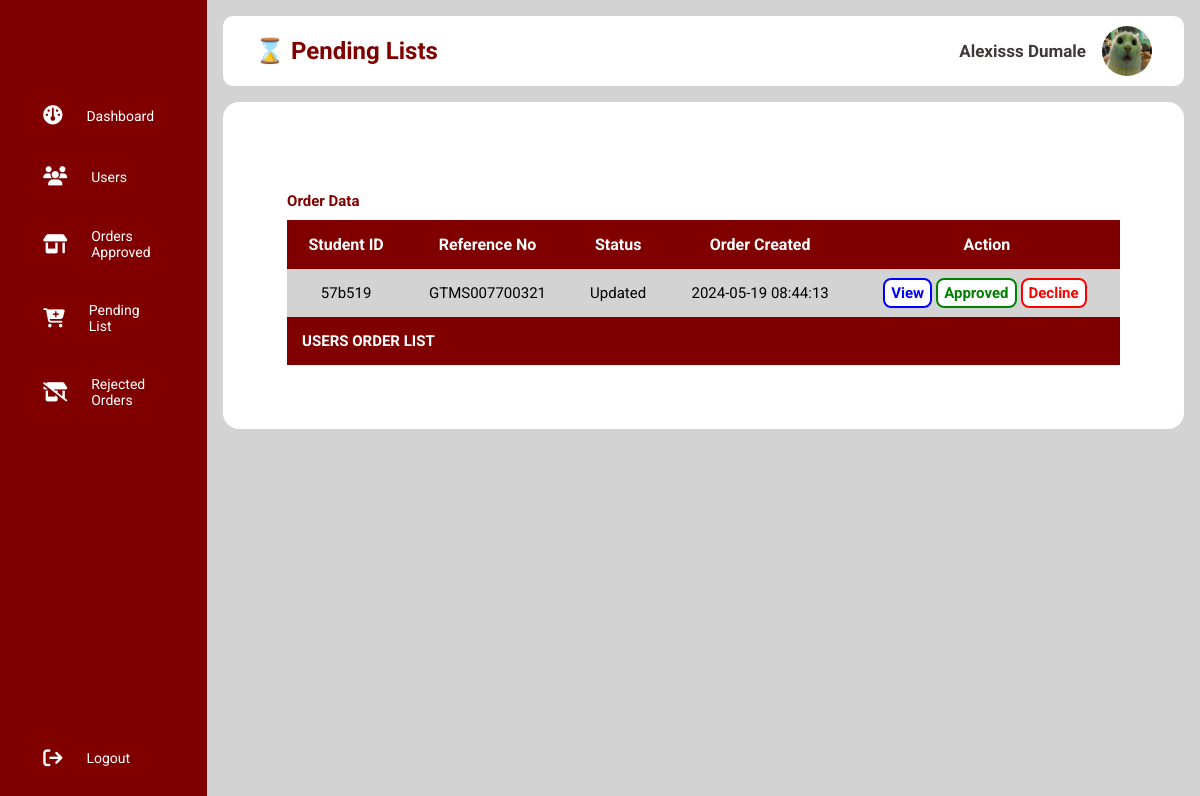
The app's page /admin/pending_request.php (signed in) with its own data.
### tables this page shows
CREATE TABLE `orders` (
  `id` int(11) NOT NULL,
  `reference_no` varchar(15) NOT NULL,
  `student_id` varchar(20) NOT NULL,
  `amount` varchar(50) NOT NULL,
  `garment_type` varchar(50) NOT NULL,
  `garment_id` varchar(25) NOT NULL,
  `gender` varchar(10) NOT NULL,
  `notes` varchar(555) NOT NULL,
  `status` varchar(20) NOT NULL,
  `created` datetime NOT NULL DEFAULT current_timestamp(),
  `modified` timestamp NOT NULL DEFAULT current_timestamp()
);

### object/order.php (called while the page is built, shortened)
<?php
class Order {
    private $conn;
    public function __construct($db) {
        $this->conn = $db;
    }
    public function readUpdatedRequests() {
        $query = "SELECT * FROM orders WHERE status = 'updated'";
        $stmt = $this->conn->prepare($query);
        $stmt->execute();
        return $stmt;
    }
}
?>

### object/user.php (called while the page is built, shortened)
<?php
class User {
	private $conn;
	private $table_name = "users";
	public function __construct($db) {
		$this->conn = $db;
	}
	function countUser(){
		$query = "SELECT COUNT(*) as user_count
					FROM
					" . $this->table_name . "
					WHERE
					access_level = 'student'";
		$stmt = $this->conn->prepare($query);
		$stmt->execute();
		$row = $stmt->fetch(PDO::FETCH_ASSOC);
		$user_count = $row['user_count'];
		return $user_count;
	}
}
?>

### admin/pending_request.php (the view, shortened to what this page needs)
<?php
include_once '../object/order.php';
include_once '../object/user.php';
$database = new Database();
$db = $database->getConnection();
$order = new Order($db);
include_once 'sidebar.php';
include_once 'layout_head.php';
$stmt = $order->readUpdatedRequests();
$num = $stmt->rowCount();
?>
<div class="table_wrapper">
    <h3 class="main_title">Order Data</h3>
    <?php
        if ($num>0) {
            echo "<div class='table_container'>";
            echo "<table>";
                echo "<thead>";
                    echo "<tr>";
                        echo "<th>Student ID</th>";
                        echo "<th>Reference No</th>";
                        echo "<th>Status</th>";
                        echo "<th>Order Created</th>";
                        echo "<th>Action</th>";
                    echo "</tr>";
                echo "</thead>";
                echo "<tbody>";
                    while ($row = $stmt->fetch(PDO::FETCH_ASSOC)) {
                        extract($row);
                        echo "<tr>";
                            echo "<td>{$student_id}</td>";
                            echo "<td>{$reference_no}</td>";
                            echo "<td>{$status}</td>";
                            echo "<td>{$created}</td>";
                            echo "<td>";
                                if ($status == "Updated") {
                                    echo "<a href='../admin/view_request.php?oid={$id}' class='action_btn1'>View</a>";
                                    echo "<a update-id='{$id}' class='action_btn2 update-object'>Approved</a>";
                                    echo "<a decline-id='{$id}' class='action_btn3 decline-object'>Decline</a>";
                                } else {
                                    echo "<a href='../admin/view_request.php?oid={$id}' class='action_btn1'>View</a>";
                                    echo "<a update-id='{$id}' class='action_btn2 update-object'>Approve</a>";
                                    echo "<a href='#' class='action_btn3' onclick='deleteOrder({$id})'>Decline</a>";
                                }
                        echo "</tr>";
                    }
                echo "</tbody>";
                echo "<tfoot>";
                    echo "<tr>";
                        echo "<td colspan='8' class='table_foot'>USERS ORDER LIST</td>";
                    echo "</tr>";
                echo "</tfoot>";
            echo "</table>";
        }else{
            echo "<div class='message-box-failed'>";
                echo "No uniform request.";
            echo "</div>";
        }
    ?>
    </div>
<?php include_once 'layout_foot.php'; ?>

### libs/css/admin-style.css (style rules this page uses)
* { margin: 0; padding: 0; border: none; outline: none; box-sizing: border-box; font-family: Roboto; }
body { display: flex; }
.main_title { color: maroon; padding-top: 10px; padding-bottom: 10px; font-size: 15px; width: 100%; text-align: left; }
.table_wrapper { background: white; margin-top: 1rem; border-radius: 1rem; padding: 2rem 2rem; overflow-x: auto; }
.table_container { width: 100%; margin: 0 auto; }
table { width: 100%; border-collapse: collapse; }
thead { background: maroon; color: white; }
th { padding: 15px; text-align: center; }
tbody { background: lightgray; }
td { text-align: center; padding: 15px; font-size: 15px; text-transform: capitalize; }
tfoot .table_foot { background: maroon; font-weight: bold; color: white; text-align: left; }
tfoot td { padding: 15px; color: white; }
.action_btn1, .action_btn2, .action_btn3 { text-decoration: none; border-radius: 8px; font-weight: bold; background-color: white; transition-duration: 0.3s; margin-right: 4px; padding: 4px 6px; }
.action_btn1 { border: 2px solid blue; color: blue; }
.action_btn2 { border: 2px solid green; color: green; }
.action_btn3 { border: 2px solid red; color: red; }

### records on screen
orders: student "57b519", reference_no "GTMS007700321", status "Updated", created "2024-05-19 08:44:13"

### other values on screen
$page_title "⌛ Pending Lists"
$_SESSION['firstname'] "Alexisss"
$_SESSION['lastname'] "Dumale"
